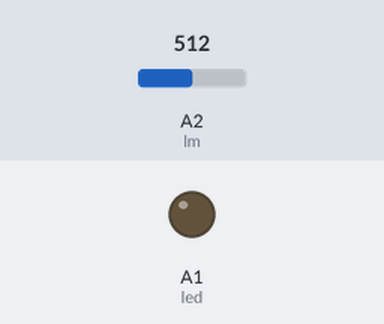
The sketch below on a simulated Arduino Uno, built with avr-gcc and run on an emulated ATmega328P. Shown: output pins drawn as LEDs (lit = HIGH). Dashed ring = blinking. The inputs (shaded band) are chosen by the test bench; at power-on: A2 (lm) = 512.

Above: at 20.0 s.
20.1 s: A2 (lm) set to 71
At 20.9 s:
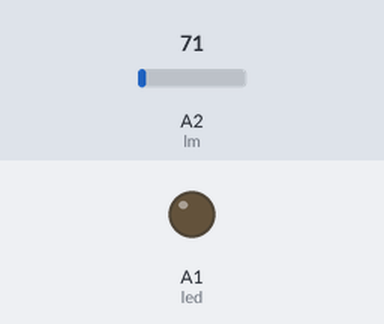
28.3 s: A2 (lm) set to 86
At 28.7 s:
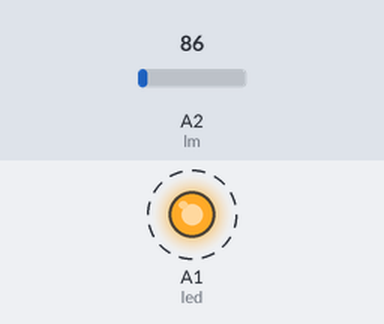
36.5 s: A2 (lm) set to 0
At 37.5 s:
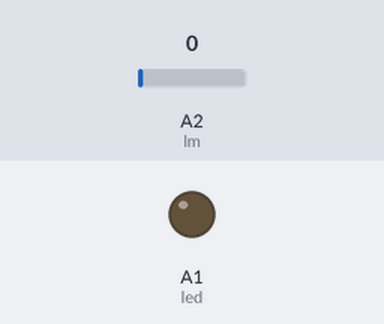
44.7 s: A2 (lm) set to 122
At 45.5 s:
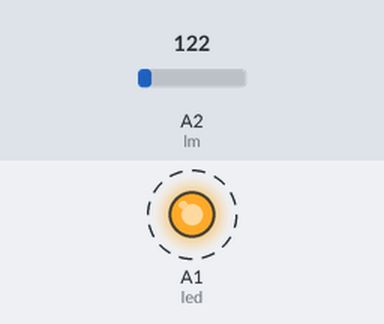
Timing chart, 0 to 51.2 s (numbered marks = the images above; inputs shaded):
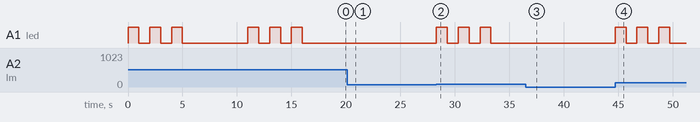

Measured:
- the behaviour switches between 79 and 80 on A2 (lm) (found by bisection; images 1 and 2)
- after the input at 20.1 s, A1 (led): stops changing and stays LOW
- after the input at 28.3 s, A1 (led): alternates HIGH for 1.0 s and LOW for 1.0 s, 6 changes in all, then stays LOW, starting at once
- after the input at 36.5 s, A1 (led): stops changing and stays LOW
- after the input at 44.7 s, A1 (led): alternates HIGH for 1.0 s and LOW for 1.0 s, 6 changes in all, then stays LOW, starting at once

The sketch:

7.5.2.ino
```cpp
int lm = A2;
int led = A1;

void setup(){
  pinMode(lm,INPUT);
  pinMode(led, OUTPUT);
}
void loop(){
  double suhu = analogRead(lm)/2-1;

  if(suhu>=38.5){
    for (int a=0;a<3;a++){
      digitalWrite(led, HIGH);
      delay(1000);
      digitalWrite(led,LOW);
      delay(1000);
    }delay(5000);
  }
}
```
